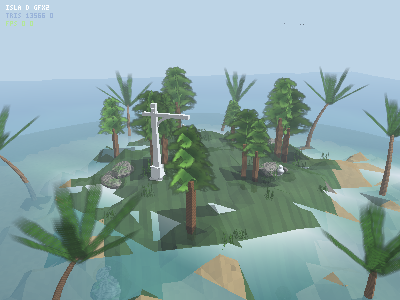
#> input picture demo/frames_r5/frame_00006.png, 400 x 300 px; its folder holds only this picture in this run
$ python collect_island_demo.py
#> lines starting #> are read from the running program, lines starting #| are printed output that depends on the picture
#!/usr/bin/env python3
"""Собирает island.gif / filmstrip / стиллы из demo/frames_island + PIL-сверка."""
import glob
import os

from PIL import Image

fs = sorted(glob.glob("demo/frames_r5/frame_*.png"))
assert fs, "нет кадров demo/frames_r5"
frames = [Image.open(f).convert("RGB") for f in fs]
#> frames = 1 item
sub = frames[::2]  # 40 кадров -> 20 в GIF
#> sub = 1 item
sub[0].save("demo/island.gif", save_all=True, append_images=sub[1:],
            duration=120, loop=0, optimize=True)
w, h = frames[0].size
#> w = 400; h = 300
strip = Image.new("RGB", (w * 3, h * 3), (16, 16, 24))
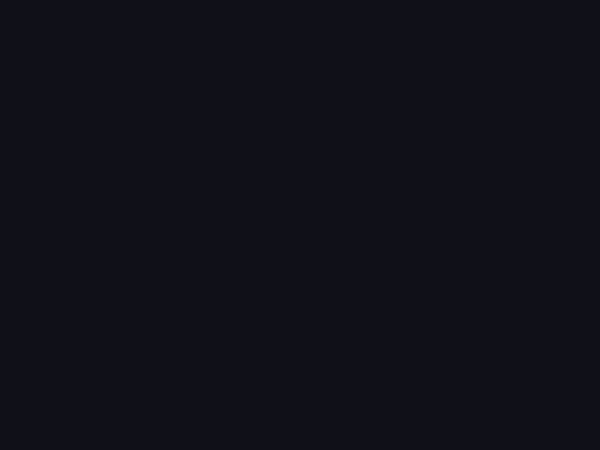
#> strip: PIL image 1200x900 RGB (shown at 1/2 size); mean R, G, B 16, 16, 24
for k, i in enumerate([min(int(len(frames) * j / 9), len(frames) - 1) for j in range(9)]):
    strip.paste(frames[i], ((k % 3) * w, (k // 3) * h))
#> this loop made 9 passes
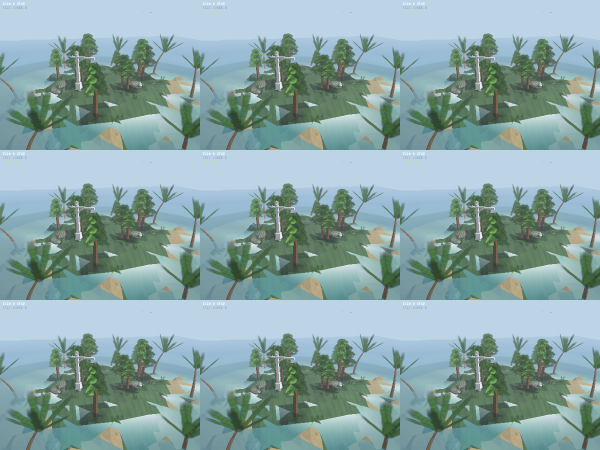
#> strip: PIL image 1200x900 RGB (shown at 1/2 size); mean R, G, B 136.9, 164.6, 164.5
strip.save("demo/island_filmstrip.png")
frames[len(frames) // 3].save("demo/island_still1.png")
frames[2 * len(frames) // 3].save("demo/island_still2.png")
for name in ("demo/island.gif", "demo/island_filmstrip.png"):
    im = Image.open(name).convert("L")
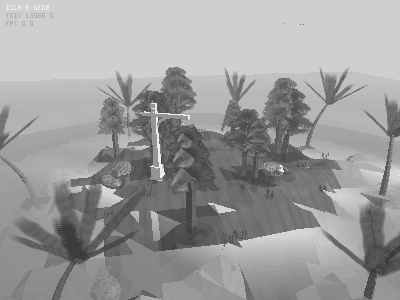
#> im: PIL image 400x300 L; min 59, max 237, mean 156.2
    hh = im.histogram()
#> hh = 256 values, max 30221 at index 207, min 0 at index 0, mean 468.8
    r = 1 - hh[255] / sum(hh)
#> r = 1
    assert r > 0.05, name + " выглядит пустым (non-white %.3f)" % r
    print("ok - %s: non-white %.3f, %d bytes" % (name, r, os.path.getsize(name)))
#| ok - demo/island.gif: non-white 1.000, 53447 bytes
